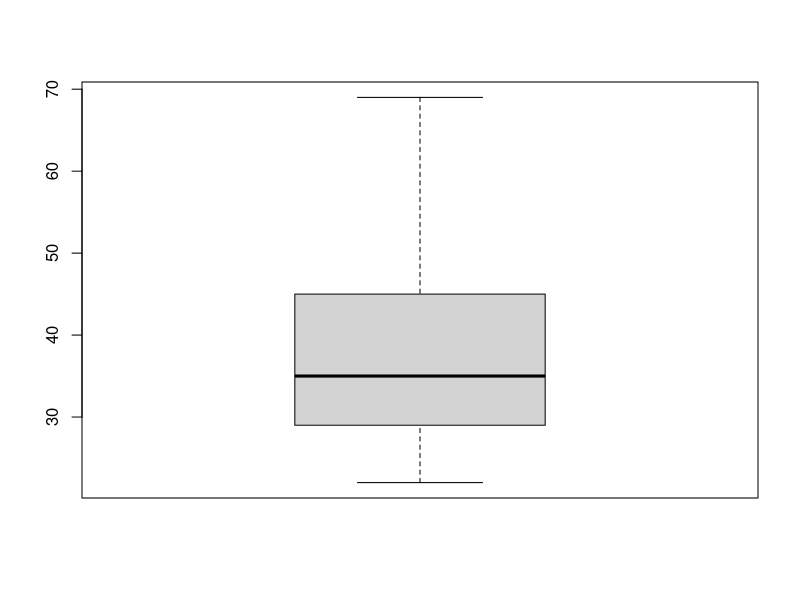
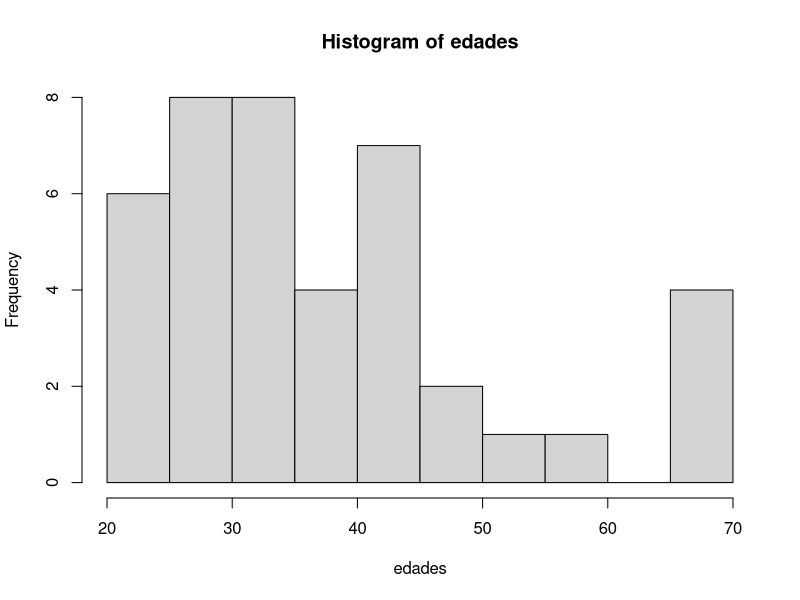

Generate these figures, in order, with R:
# A) Se clasifica como cuantitativa discreta.
# B)
edades<-c(22,22,23, 24, 25, 25, 26, 27, 28, 29, 29, 29, 29, 29, 31, 31, 32, 33, 34, 35, 35,35, 36, 38, 39, 39, 42, 42, 44 ,44, 45, 45, 45, 47, 48 ,52, 59, 66, 67, 69, 69)
# C) 
#c1)
tamaño_muestra<-length(edades)
tamaño_muestra#para imprimirlo
#c2)
Media<-mean(edades) #mean es media de edades
Media
Mediana<-median(edades)
Mediana
Moda<-mode(edades)
Moda
Cuartil<-quantile(edades)
Cuartil
#c3)
Rango<-(max(edades)-min(edades))
Rango
RangoInt<-IQR(edades)
RangoInt
DesviacionEst<-sd(edades)
DesviacionEst
Variancia<-var(edades)
Variancia
#c4)
Percentil10<-quantile(edades,.10)
Percentil10
Percentil50<-quantile(edades,.50)
Percentil50
#c5)
MinMaxCuar<-c(min(edades),max(edades),quantile((edades)))
MinMaxCuar
#c6)
boxplot(edades) #diagrama de caja
#c7)
stem(edades) #diagrama tallo y hoja
#c8)
hist(edades) #histograma

